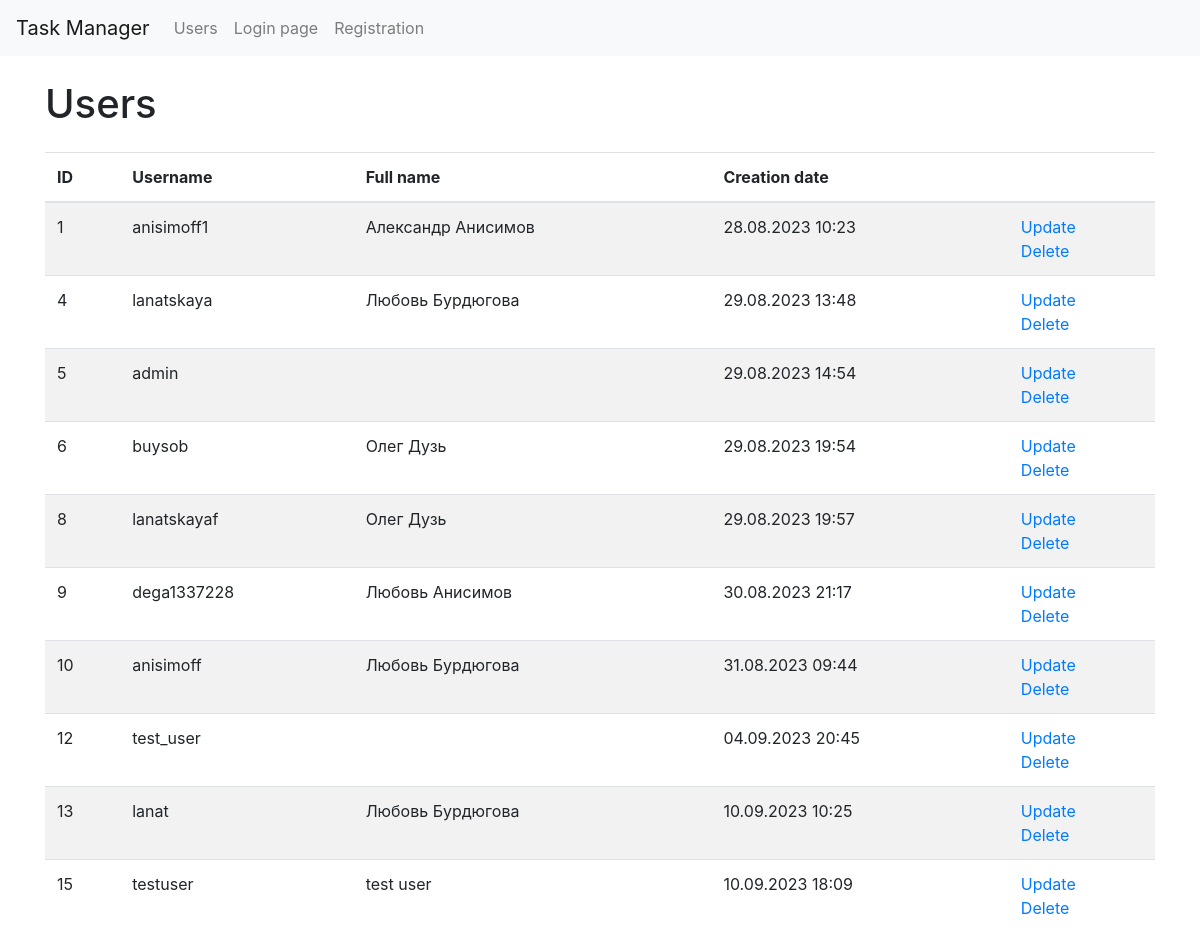
/users/, run on the app's committed database.
### users/models.py (models this page shows, shortened)
class CustomUsers(AbstractUser):
    first_name = models.CharField(max_length=255, default="")
    last_name = models.CharField(max_length=255, default="")

### users/views.py (the view)
# urls.py: path('', UserList.as_view(), name="users_list"),
class UserList(DataMixin, ListView):
    model = CustomUsers
    template_name = "users/users_list.html"
    context_object_name = "users"
    def get_context_data(self, *, object_list=None, **kwargs):
        context = super().get_context_data(**kwargs)
        c_def = self.get_user_context(title=_("Users"))
        return context | c_def
    def get_queryset(self):
        return CustomUsers.objects.all()

### task_manager/utils.py (called while the page is built)
    def get_user_context(self, **kwargs):
        context = kwargs
        user_menu = menu.copy()
        if self.request.user.is_authenticated:
            user_menu.pop(4)
            user_menu.pop(4)
        if not self.request.user.is_authenticated:
            user_menu.pop(1)
            user_menu.pop(1)
            user_menu.pop(1)
            user_menu.pop(3)
        context['menu'] = user_menu
        return context

### task_manager/templates/users/users_list.html (shortened to what this page needs)
{% extends 'layout.html' %}
{% load bootstrap4 %}
{% block content %}
{% load i18n %}
<div class="container wrapper flex-grow-1">
    <h1 class="my-4">{% trans "Users" %}</h1>
    <table class="table table-striped">
        <thead>
            <tr>
                <th>ID</th>
                <th>{% trans "Username" %}</th>
                <th>{% trans "Full name" %}</th>
                <th>{% trans "Creation date" %}</th>
                <th></th>
            </tr>
        </thead>
        <tbody>
            {% for user in users %}
            <tr>
                <td> {{ user.id }} </td>
                <td> {{ user.username }} </td>
                <td> {{ user.first_name}} {{ user.last_name }} </td>
                <td> {{ user.date_joined|date:"d.m.Y H:i" }} </td>
                <td>
                    <a href="{% url "users_update" user.id %}">{% trans "Update" %}</a>
                    <br>
                    <a href="{% url "users_delete" user.id %}">{% trans "Delete" %}</a>
                </td>
            </tr>
            {% endfor %}
        </tbody>
    </table>
</div>
{% endblock %}

### data on the page
CustomUsers: id "1", username "anisimoff1", first_name "Александр", last_name "Анисимов", date_joined "28.08.2023 10:23"
CustomUsers: id "4", username "lanatskaya", first_name "Любовь", last_name "Бурдюгова", date_joined "29.08.2023 13:48"
CustomUsers: id "5", username "admin", date_joined "29.08.2023 14:54"
CustomUsers: id "6", username "buysob", first_name "Олег", last_name "Дузь", date_joined "29.08.2023 19:54"
CustomUsers: id "8", username "lanatskayaf", first_name "Олег", last_name "Дузь", date_joined "29.08.2023 19:57"
CustomUsers: id "9", username "dega1337228", first_name "Любовь", last_name "Анисимов", date_joined "30.08.2023 21:17"
CustomUsers: id "10", username "anisimoff", first_name "Любовь", last_name "Бурдюгова", date_joined "31.08.2023 09:44"
CustomUsers: id "12", username "test_user", date_joined "04.09.2023 20:45"
CustomUsers: id "13", username "lanat", first_name "Любовь", last_name "Бурдюгова", date_joined "10.09.2023 10:25"
CustomUsers: id "15", username "testuser", first_name "test", last_name "user", date_joined "10.09.2023 18:09"

### other printed values
{{ menu_tag.title }} "Users" "Login page" "Registration"
